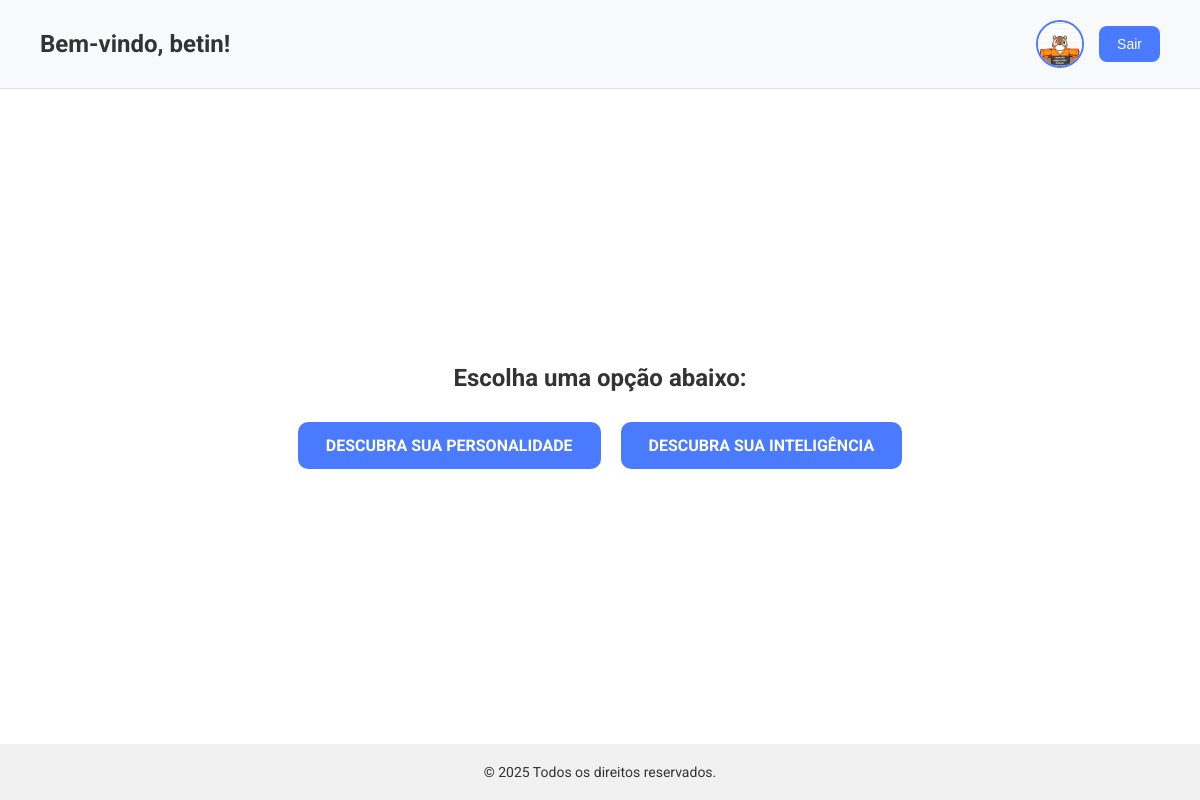
Page /MVC/VIEW/home.php (signed in) on the committed database.
### tables this page shows
CREATE TABLE `users` (
  `id` int(255) NOT NULL,
  `nome` varchar(255) NOT NULL,
  `email` varchar(255) NOT NULL,
  `data_nascimento` date NOT NULL,
  `senha` varchar(255) NOT NULL,
  `sobre_mim` varchar(300) NOT NULL,
  `foto_perfil` varchar(255) NOT NULL,
  `created_at` timestamp(6) NOT NULL DEFAULT current_timestamp(6) ON UPDATE current_timestamp(6),
  `updated_at` timestamp(5) NOT NULL DEFAULT current_timestamp(5)
);

### MVC/VIEW/Home.php (the view, shortened to what this page needs)
<?php
require_once 'C:\xampp\htdocs\Projeto-de-Vida-Roberto-Henryck\config.php';
$usuario_id = $_SESSION['usuario_id'];
$sql = "SELECT nome, foto_perfil, data_nascimento FROM users WHERE id = :id";
$stmt = $pdo->prepare($sql);
$stmt->bindParam(':id', $usuario_id);
$stmt->execute();
$usuario = $stmt->fetch(PDO::FETCH_ASSOC);
$foto_perfil = !empty($usuario['foto_perfil']) ? 'users/' . $usuario['foto_perfil'] : 'users/foto_padrao.png';
?>
<!DOCTYPE html>
<html lang="pt-br">
<head>
</head>
<body>
    <header>
        <h1>Bem-vindo, <?php echo htmlspecialchars($usuario['nome']); ?>!</h1>
        <div class="area-usuario">
            <a href="perfil.php" class="avatar-link" title="Perfil">
                <img src="<?php echo htmlspecialchars($foto_perfil); ?>" alt="Foto de Perfil" class="foto-usuario">
            </a>
            <form action="sair.php" method="POST" style="margin: 0;">
                <button type="submit" class="botao-sair">Sair</button>
            </form>
        </div>
    </header>
    <main>
        <h2>Escolha uma opção abaixo:</h2>
        <div class="botoes-escolha">
            <a href="quiz_personalidade.php">DESCUBRA SUA PERSONALIDADE</a>
            <a href="quiz_inteligencia.php">DESCUBRA SUA INTELIGÊNCIA</a>
        </div>
    </main>
    <footer>
        <p>&copy; 2025 Todos os direitos reservados.</p>
    </footer>
</body>
</html>

### MVC/VIEW/Home.php (style rules this page uses)
* { box-sizing: border-box; margin: 0; padding: 0; }
body { font-family: 'Roboto', sans-serif; background-color: #ffffff; color: #333; min-height: 100vh; display: flex; flex-direction: column; }
header { background-color: #f8f9fa; padding: 20px 40px; display: flex; justify-content: space-between; align-items: center; border-bottom: 1px solid #e0e0e0; }
header h1 { font-size: 24px; color: #333; }
.area-usuario { display: flex; align-items: center; gap: 15px; }
.avatar-link { display: flex; align-items: center; }
.foto-usuario { width: 48px; height: 48px; object-fit: cover; border-radius: 50%; border: 2px solid #4A7BFF; }
.botao-sair { background-color: #4A7BFF; color: white; border: none; padding: 10px 18px; font-size: 14px; border-radius: 8px; cursor: pointer; transition: background-color 0.3s ease; }
main { flex: 1; display: flex; flex-direction: column; justify-content: center; align-items: center; padding: 40px; text-align: center; }
.botoes-escolha { margin-top: 30px; display: flex; gap: 20px; }
.botoes-escolha a { background-color: #4A7BFF; color: white; text-decoration: none; padding: 14px 28px; font-size: 16px; font-weight: bold; border-radius: 10px; transition: background-color 0.3s ease; }
footer { text-align: center; padding: 20px; background-color: #f1f1f1; font-size: 14px; }

### rows in the picture
users: nome "betin", foto_perfil (picture)
